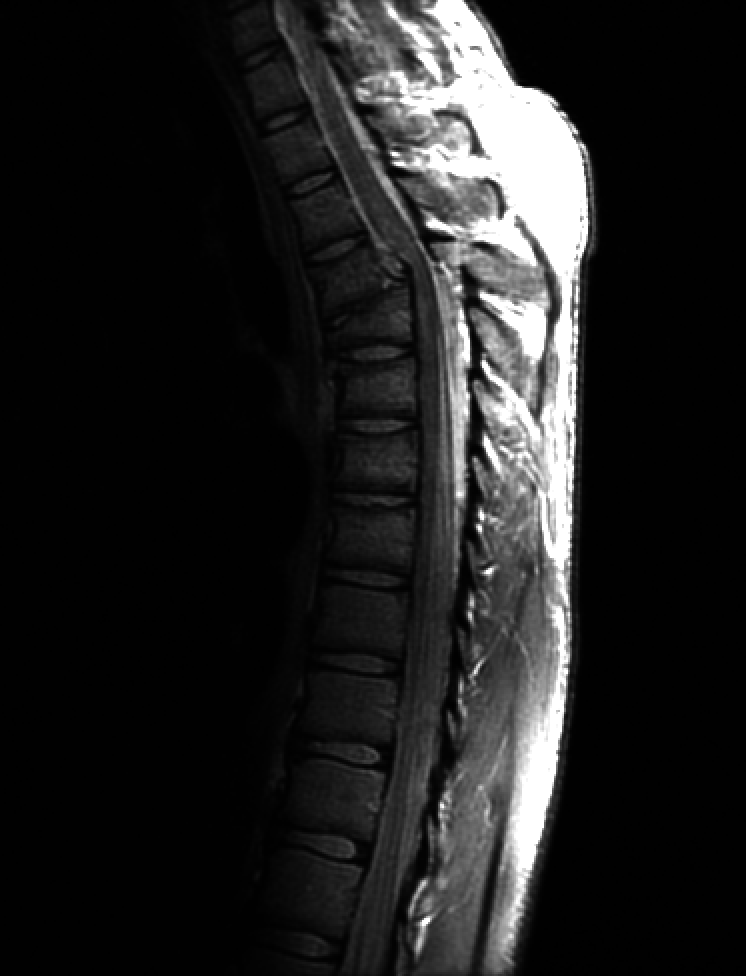
#> input picture Problem 2/Fractured Spine 746x976.tif, 746 x 976 px
$ jupyter execute 'a. Brightness enhancement.ipynb'
#> lines starting #> are read from the running program, lines starting #| are printed output that depends on the picture; after the words box and inside, x2 and y2 are one past the last pixel; in counts of white or black regions, pixels touching at a corner belong together
[cell 1]
import numpy as np
import cv2
import matplotlib.pyplot as plt

[cell 2]
originalImg = cv2.imread('Fractured Spine 746x976.tif', cv2.IMREAD_GRAYSCALE)
#> originalImg is the input picture: shape (976, 746); min 0, max 255, mean 32.6

plt.figure(figsize=(10,5))
plt.imshow(originalImg, cmap='gray')
plt.show()

[cell 3]
editedImg = originalImg.copy()

start, end, encreasedBrightness = 10, 50, 40

height, width = originalImg.shape
#> height = 976; width = 746

for i in range(height):
    for j in range(width):
        if editedImg[i][j] >= start and editedImg[i][j] <=end :
            editedImg[i][j] = editedImg[i][j] + encreasedBrightness
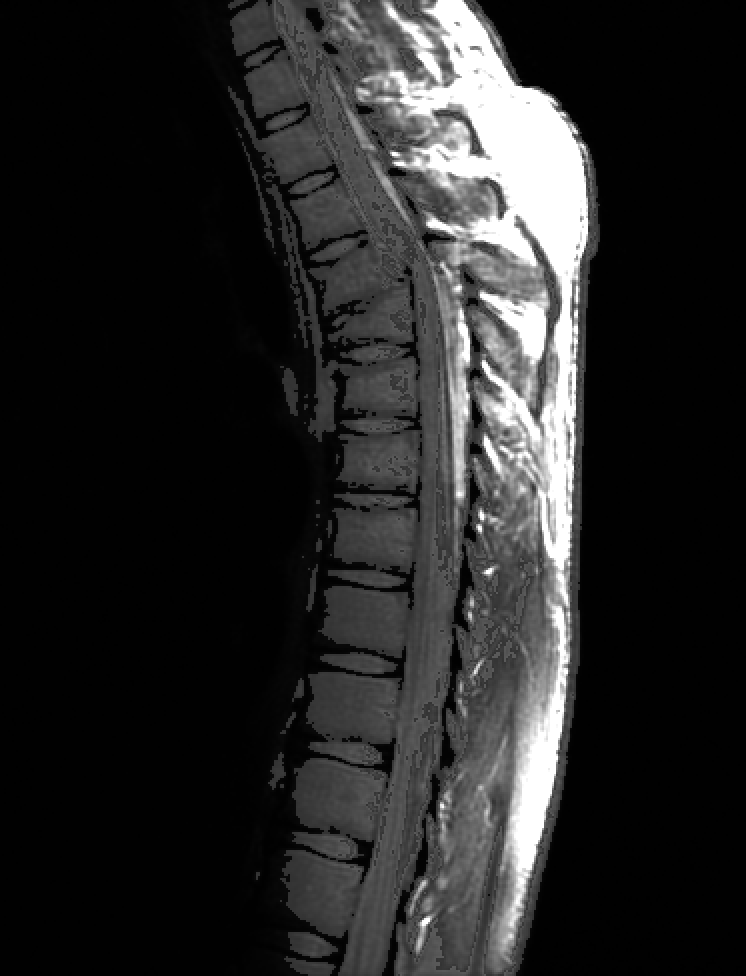
#> editedImg: shape (976, 746); 15.88% of pixels changed, all inside (x1, y1, x2, y2) = (228, 0, 600, 976)

[cell 4]
plt.figure(figsize=(10,5))

plt.subplot(1,2,1)
plt.title("Original image")
plt.imshow(originalImg, cmap='gray')
plt.subplot(1,2,2)

plt.title("Edited image")
plt.imshow(editedImg, cmap='gray')
plt.show()
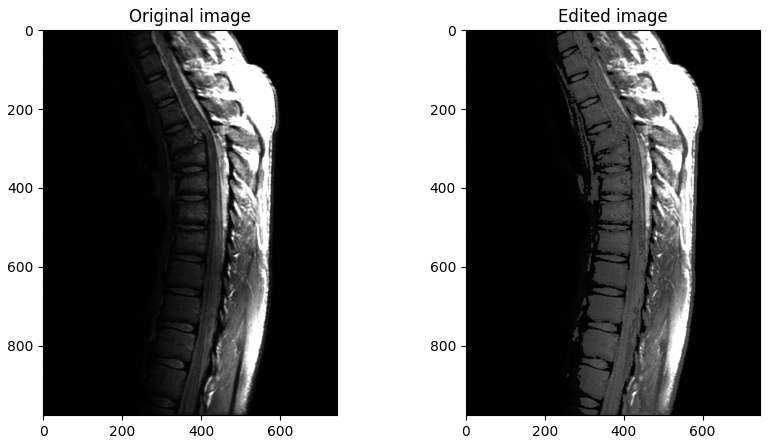
#> figure drawn by matplotlib, 2 panels
